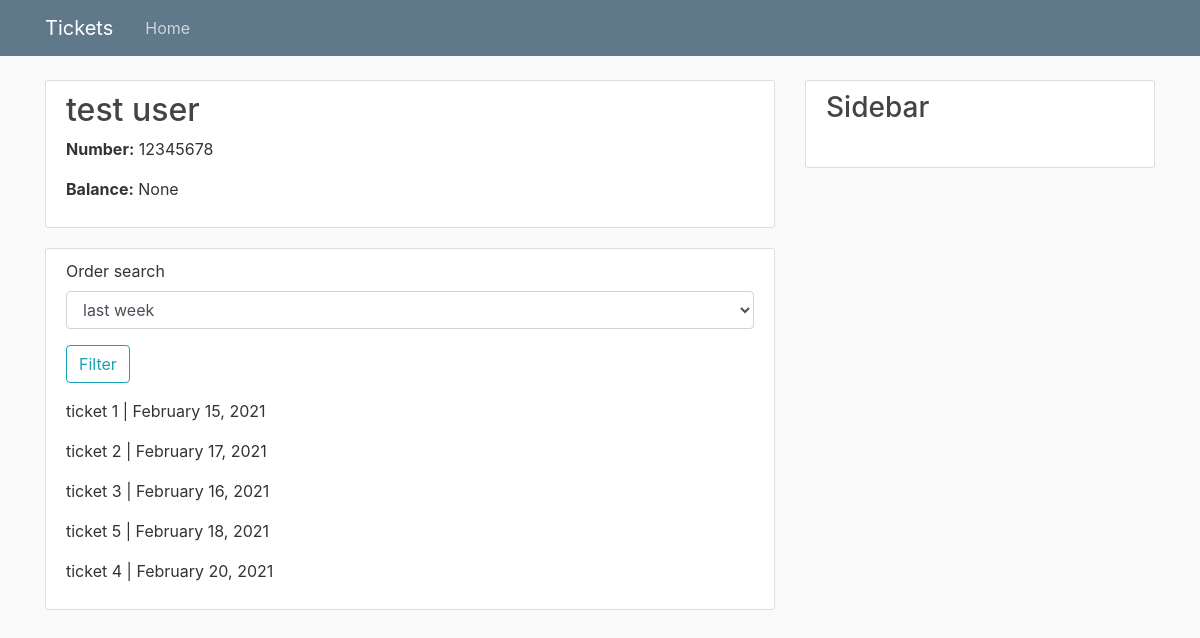
Page / (signed in) on the earlier database version.
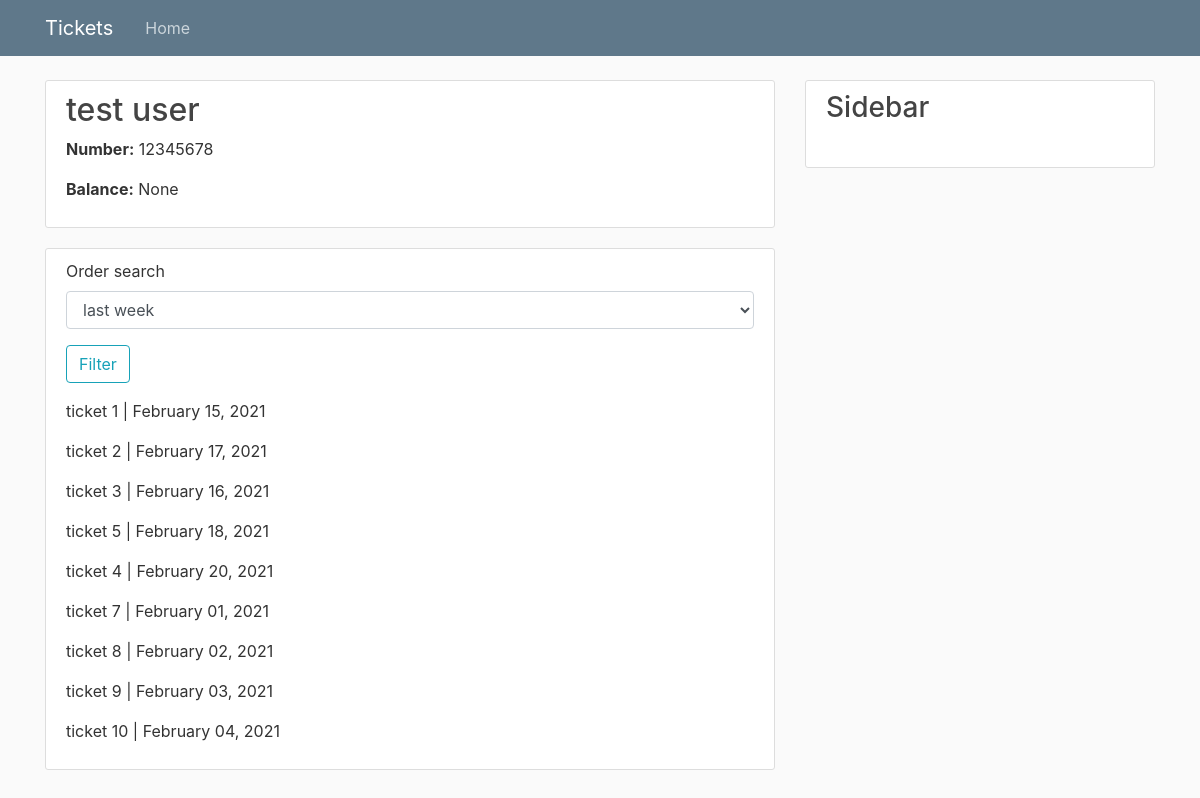
Same page on the later database version.
### users/models.py (models this page shows, shortened)
class User(AbstractUser):
    username = None
    email = models.EmailField(_('Email Address'), unique=True)
    first_name = models.CharField(max_length=50, verbose_name=_("First Name"))
    last_name = models.CharField(max_length=50, verbose_name=_("Last Name"))
    balance = models.DecimalField(max_digits=8, decimal_places=2, verbose_name=_('Balance'), null=True, blank=True)
    mobile_number = models.CharField(max_length=20, verbose_name=_("Mobile Number"))
    objects = UserManager()
    USERNAME_FIELD = 'email'
    REQUIRED_FIELDS = []

### tickets_app/models.py (models this page shows, shortened)
class Ticket(models.Model):
    name = models.CharField(max_length=100, verbose_name=_("Name"))
    price = models.DecimalField(max_digits=4, decimal_places=2, verbose_name=_('Price'))
    start_date = models.DateTimeField(verbose_name=_("Start Date"))
    end_date = models.DateTimeField(verbose_name=_("End date"))
    barcode = models.PositiveSmallIntegerField(verbose_name=_("Barcode"), unique=True)
    class Meta:
        verbose_name = _('Ticket')
        verbose_name_plural = _('tickets')

### tickets_app/views.py (the view)
# urls.py: path("", ticket_views.profile, name="profile"),
@login_required
def profile(request: WSGIRequest) -> HttpResponse:
    user = request.user
    tickets = Ticket.objects.filter(tk_order__user=user)
    tickets_search_form = TicketsSearchForm()
    orders_info = {}
    if request.method == "GET":
        tickets_search_form = TicketsSearchForm(request.GET)
        if tickets_search_form.is_valid():
            data = tickets_search_form.cleaned_data["order_search"]
            if data == "1":
                orders_info = Ticket.objects.aggregate(spent_money=Sum("price", filter=Q(tk_order__user=user)))
                tickets = Ticket.objects.filter(Q(start_date__gte=(timezone.now()\
                - datetime.timedelta(weeks=1))),Q(tk_order__user=user)).order_by("-start_date")
            elif data == "2":
                orders_info = Ticket.objects.aggregate(spent_money=Sum("price", filter=Q(tk_order__user=user)))
                tickets = Ticket.objects.filter(Q(start_date__gte=(timezone.now()\
                 - datetime.timedelta(days=30))),Q(tk_order__user=user)).order_by("-start_date")
            elif data == "3":
                orders_info = Ticket.objects.aggregate(spent_money=Sum("price", filter=Q(tk_order__user=user)))
                tickets = Ticket.objects.filter(Q(start_date__gte=(timezone.now()\
                 - datetime.timedelta(days=365))), Q(tk_order__user=user)).order_by("-start_date")
    return render(request, 'tickets_app/profile.html', context={
        "user": user,
        "tickets": tickets,
        "tickets_search_form": tickets_search_form,
        "orders_info": orders_info
    })

### tickets_app/forms.py
class TicketsSearchForm(forms.Form):
    CHOICE = (("1", "last week"), ("2", "last month"), ("3", "last year"))
    order_search = forms.ChoiceField(choices=CHOICE, required=False)

### tickets_app/templates/tickets_app/profile.html (shortened to what this page needs)
{% extends "tickets_app/base.html" %}
{% load crispy_forms_tags %}
{% block content %}
<div class = "content-section">
  <h2>{{user.first_name}} {{user.last_name}}</h2>
  <p><strong>Number:</strong> {{user.mobile_number}}</p>
  <p><strong>Balance:</strong> {{user.balance}}</p>
</div>
<div class = "content-section">
    <div>
    <form method = "GET" action=".">
      {{tickets_search_form|crispy}}
      <div class = "form-group">
          <button class = "btn btn-outline-info" type = "submit">Filter</button>
      </div>
    </form>
    </div>
    {% for ticket in tickets %}
      <p>{{ticket.name}} | {{ticket.start_date|date:"F d, Y"}} </p>
    {% endfor %}
</div>
{% endblock content%}

### tickets_app/templates/tickets_app/base.html (shortened to what this page needs)
{% load static %}
<!DOCTYPE html>
<html>
    <head>
      <link rel="stylesheet" href="https://stackpath.bootstrapcdn.com/bootstrap/4.3.1/css/bootstrap.min.css">
      <link rel="stylesheet"  type = "text/css" href="{% static 'tickets_app/main.css' %}" >
    </head>
    <body>
      <header class="site-header">
        <nav class="navbar navbar-expand-md navbar-dark bg-steel fixed-top">
          <div class="container">
            <a class="navbar-brand mr-4" href="{% url 'orders' %}">Tickets</a>
            <div class="collapse navbar-collapse" id="navbarToggle">
              <div class="navbar-nav mr-auto">
                <a class="nav-item nav-link" href="{% url 'orders' %}">Home</a>
              </div>
            </div>
          </div>
        </nav>
      </header>
      <main role="main" class="container">
        <div class="row">
          <div class="col-md-8">
            {% block content %}{% endblock %}
          </div>
          <div class="col-md-4">
            <div class="content-section">
              <h3>Sidebar</h3>
            </div>
          </div>
        </div>
      </main>
    </body>
</html>

### tickets_app/static/tickets_app/main.css (style rules this page uses)
body { background: #fafafa; color: #333333; margin-top: 5rem; }
h1, h2, h3, h4, h5, h6 { color: #444444; }
.bg-steel { background-color: #5f788a; }
.site-header .navbar-nav .nav-link { color: #cbd5db; }
.content-section { background: #ffffff; padding: 10px 20px; border: 1px solid #dddddd; border-radius: 3px; margin-bottom: 20px; }

Differences in the rows shown:
added Ticket: name "ticket 7", start_date "February 01, 2021"
added Ticket: name "ticket 8", start_date "February 02, 2021"
added Ticket: name "ticket 9", start_date "February 03, 2021"
added Ticket: name "ticket 10", start_date "February 04, 2021"
